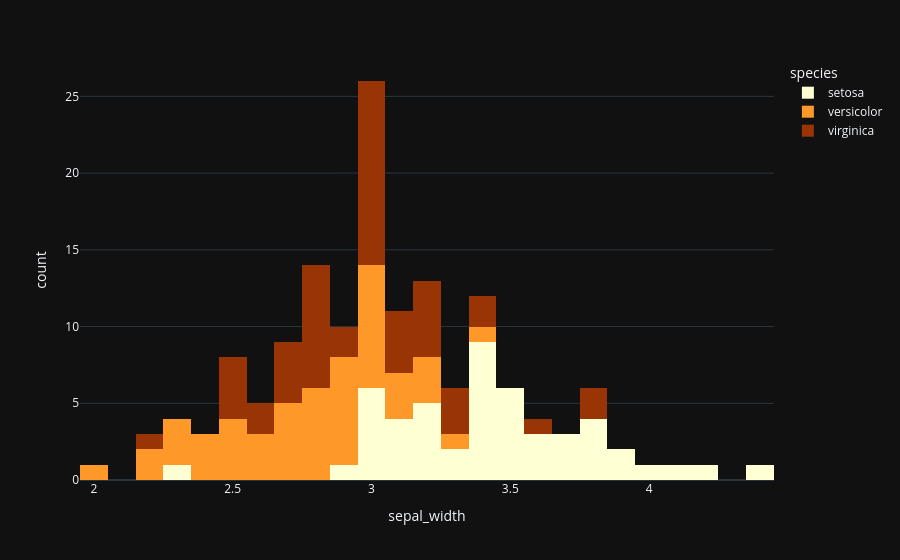

This figure's notebook cell:
### Code cell
fig = px.histogram(data_frame=iris, x='sepal_width',color='species',color_discrete_sequence=['#ffffd4 ','#fe9929 ','#993404 '], template='plotly_dark',nbins=30)
fig.show()

### Figure 1 — Plotly figure (JSON) as saved in the notebook; plotly's stock layout.template omitted (floating-point values rounded to 4 significant figures)
{"data": [{"bingroup": "x", "hovertemplate": "species=setosa<br>sepal_width=%{x}<br>count=%{y}<extra></extra>", "legendgroup": "setosa", "marker": {"color": "#ffffd4 ", "pattern": {"shape": ""}}, "name": "setosa", "nbinsx": 30, "orientation": "v", "showlegend": true, "type": "histogram", "x": [3.5, 3.0, 3.2, 3.1, 3.6, 3.9, 3.4, 3.4, 2.9, 3.1, 3.7, 3.4, 3.0, 3.0, 4.0, 4.4, 3.9, 3.5, 3.8, 3.8, 3.4, 3.7, 3.6, 3.3, 3.4, 3.0, 3.4, 3.5, 3.4, 3.2, 3.1, 3.4, 4.1, 4.2, 3.1, 3.2, 3.5, 3.6, 3.0, 3.4, 3.5, 2.3, 3.2, 3.5, 3.8, 3.0, 3.8, 3.2, 3.7, 3.3], "xaxis": "x", "yaxis": "y"}, {"bingroup": "x", "hovertemplate": "species=versicolor<br>sepal_width=%{x}<br>count=%{y}<extra></extra>", "legendgroup": "versicolor", "marker": {"color": "#fe9929 ", "pattern": {"shape": ""}}, "name": "versicolor", "nbinsx": 30, "orientation": "v", "showlegend": true, "type": "histogram", "x": [3.2, 3.2, 3.1, 2.3, 2.8, 2.8, 3.3, 2.4, 2.9, 2.7, 2.0, 3.0, 2.2, 2.9, 2.9, 3.1, 3.0, 2.7, 2.2, 2.5, 3.2, 2.8, 2.5, 2.8, 2.9, 3.0, 2.8, 3.0, 2.9, 2.6, 2.4, 2.4, 2.7, 2.7, 3.0, 3.4, 3.1, 2.3, 3.0, 2.5, 2.6, 3.0, 2.6, 2.3, 2.7, 3.0, 2.9, 2.9, 2.5, 2.8], "xaxis": "x", "yaxis": "y"}, {"bingroup": "x", "hovertemplate": "species=virginica<br>sepal_width=%{x}<br>count=%{y}<extra></extra>", "legendgroup": "virginica", "marker": {"color": "#993404 ", "pattern": {"shape": ""}}, "name": "virginica", "nbinsx": 30, "orientation": "v", "showlegend": true, "type": "histogram", "x": [3.3, 2.7, 3.0, 2.9, 3.0, 3.0, 2.5, 2.9, 2.5, 3.6, 3.2, 2.7, 3.0, 2.5, 2.8, 3.2, 3.0, 3.8, 2.6, 2.2, 3.2, 2.8, 2.8, 2.7, 3.3, 3.2, 2.8, 3.0, 2.8, 3.0, 2.8, 3.8, 2.8, 2.8, 2.6, 3.0, 3.4, 3.1, 3.0, 3.1, 3.1, 3.1, 2.7, 3.2, 3.3, 3.0, 2.5, 3.0, 3.4, 3.0], "xaxis": "x", "yaxis": "y"}], "layout": {"barmode": "relative", "legend": {"title": {"text": "species"}, "tracegroupgap": 0}, "margin": {"t": 60}, "xaxis": {"anchor": "y", "domain": [0, 1], "title": {"text": "sepal_width"}}, "yaxis": {"anchor": "x", "domain": [0, 1], "title": {"text": "count"}}}}
